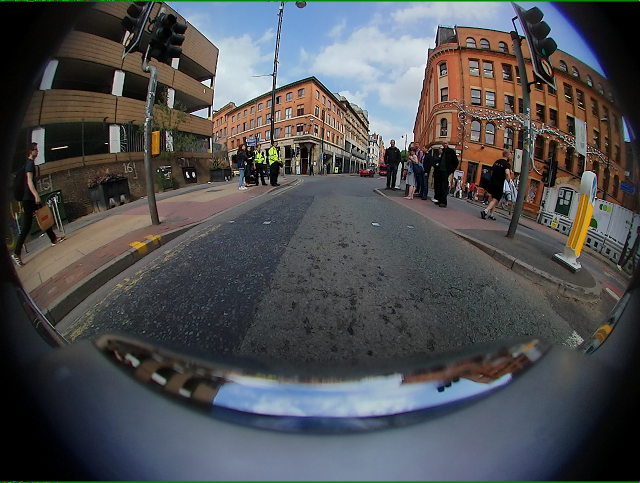
#> input picture fisheyes_v2/fisheye_motion_tracking/data/homework2/rgb_images/00006_FV.png, 1280 x 966 px, given in place of 00000_FV.png, which was not available (shown at 1/2 size)
$ python compare_plan1.py
#> lines starting #> are read from the running program, lines starting #| are printed output that depends on the picture; after the words box and inside, x2 and y2 are one past the last pixel; in counts of white or black regions, pixels touching at a corner belong together; pictures that were not available may be replaced by others from this repository, and a replacement may not be noted
### fisheyes_v2/fisheye_motion_tracking/core/motion_detection/frame_difference.py
import cv2
import numpy as np
from pathlib import Path


PROJECT_ROOT = Path(__file__).resolve().parents[2]
DATA_DIR = PROJECT_ROOT / "data" / "homework2"
CURRENT_DIR = DATA_DIR / "rgb_images"
PREVIOUS_DIR = DATA_DIR / "previous_images"
OUTPUT_DIR = PROJECT_ROOT / "output" / "masks"
OUTPUT_DIR.mkdir(parents=True, exist_ok=True)


# [102 lines left out: functions preprocess, detect_motion_diff, detect_motion_flow, detect_motion_hybrid, detect_motion_adaptive, not called in this run]


def detect_motion_seed_expand(prev_gray, curr_gray, seed_thresh=45, flow_thresh=2.0,
                              expand_dist=12, morph_ksize=7):
    """Seed-and-expand: diff mask as trusted seeds, flow-based expansion in neighborhood.

    diff40 provides high-precision seeds. Optical flow captures the full motion extent
    but with many false positives. Distance transform keeps only flow pixels near a
    seed, suppressing isolated noise.

    Returns binary mask (uint8, 0/255).
    """
    prev_gray = cv2.GaussianBlur(prev_gray, (5, 5), 0)
    curr_gray = cv2.GaussianBlur(curr_gray, (5, 5), 0)

    # seed: frame difference (high precision)
    diff = cv2.absdiff(curr_gray, prev_gray)
    _, seed = cv2.threshold(diff, seed_thresh, 255, cv2.THRESH_BINARY)

    # candidate: optical flow (high recall)
    flow = cv2.calcOpticalFlowFarneback(
        prev_gray, curr_gray, None, 0.5, 3, 15, 3, 5, 1.2, 0
    )
    mag = np.linalg.norm(flow, axis=2)
    _, candidate = cv2.threshold(mag, flow_thresh, 255, cv2.THRESH_BINARY)
    candidate = candidate.astype(np.uint8)

    # distance from each pixel to the nearest seed pixel
    dist = cv2.distanceTransform((seed == 0).astype(np.uint8), cv2.DIST_L2, 5)

    # keep candidate pixels within expand_dist of a seed
    expanded = candidate.copy()
    expanded[dist > expand_dist] = 0

    # merge seed + expanded
    mask = seed | expanded

    k = np.ones((morph_ksize, morph_ksize), np.uint8)
    mask = cv2.morphologyEx(mask, cv2.MORPH_OPEN, k)
    mask = cv2.morphologyEx(mask, cv2.MORPH_CLOSE, k)
    return mask


# ================================================================
# Improved seed-expand variants
# ================================================================

def detect_motion_seed_expand_v2(prev_gray, curr_gray,
                                  seed_percentile=95, flow_percentile=90,
                                  expand_dist=10, morph_ksize=7,
                                  min_seed_ratio=0.0005):
    """Seed-expand V2: adaptive percentile thresholds + seed density fallback.

    Key improvements over V1:
      - seed_thresh = percentile(diff, seed_percentile) — adapts per-frame
      - flow_thresh = percentile(mag, flow_percentile) — adapts per-frame
      - If seeds too sparse (< min_seed_ratio of pixels), lowers percentile & expand_dist
    """
    prev_gray = cv2.GaussianBlur(prev_gray, (5, 5), 0)
    curr_gray = cv2.GaussianBlur(curr_gray, (5, 5), 0)

    total_pixels = prev_gray.size

    # --- adaptive seed threshold ---
    diff = cv2.absdiff(curr_gray, prev_gray)
    seed_thresh = np.percentile(diff, seed_percentile)
    seed_thresh = max(seed_thresh, 10)   # floor: avoid degenerate threshold
    _, seed = cv2.threshold(diff, seed_thresh, 255, cv2.THRESH_BINARY)

    # --- adaptive flow threshold ---
    flow = cv2.calcOpticalFlowFarneback(
        prev_gray, curr_gray, None, 0.5, 3, 15, 3, 5, 1.2, 0
    )
    mag = np.linalg.norm(flow, axis=2)
    flow_thresh = np.percentile(mag, flow_percentile)
    flow_thresh = max(flow_thresh, 1.0)
    _, candidate = cv2.threshold(mag, flow_thresh, 255, cv2.THRESH_BINARY)
    candidate = candidate.astype(np.uint8)

    # --- seed density feedback ---
    seed_count = int(np.sum(seed > 0))
    actual_expand = expand_dist
    actual_flow_pct = flow_percentile

    if seed_count < total_pixels * min_seed_ratio:
        # Too few seeds → broaden seed capture, tighten expansion
        fallback_pct = max(seed_percentile - 10, 80)
        seed_thresh2 = np.percentile(diff, fallback_pct)
        seed_thresh2 = max(seed_thresh2, 8)
        _, seed = cv2.threshold(diff, seed_thresh2, 255, cv2.THRESH_BINARY)
        actual_expand = max(expand_dist - 4, 4)
        actual_flow_pct = max(flow_percentile - 5, 85)
        flow_thresh2 = np.percentile(mag, actual_flow_pct)
        flow_thresh2 = max(flow_thresh2, 1.0)
        _, candidate = cv2.threshold(mag, flow_thresh2, 255, cv2.THRESH_BINARY)
        candidate = candidate.astype(np.uint8)

    # --- distance-constrained expansion ---
    dist = cv2.distanceTransform((seed == 0).astype(np.uint8), cv2.DIST_L2, 5)
    expanded = candidate.copy()
    expanded[dist > actual_expand] = 0

    mask = seed | expanded

    k = np.ones((morph_ksize, morph_ksize), np.uint8)
    mask = cv2.morphologyEx(mask, cv2.MORPH_OPEN, k)
    mask = cv2.morphologyEx(mask, cv2.MORPH_CLOSE, k)
    return mask


# [1410 lines left out: functions detect_motion_seed_expand_v3, detect_motion_seed_expand_v4, detect_motion_seed_expand_v5, detect_motion_seed_expand_v6, detect_motion_seed_expand_v7, detect_motion_seed_expand_v8 and 6 more, not called in this run]


# [7 lines that do not run on import are left out]

### fisheyes_v2/fisheye_motion_tracking/scripts/compare_plan1.py
"""方案1评估: seed_expand (V1) vs seed_expand_v2 (自适应百分位阈值)"""

import cv2
import numpy as np
from pathlib import Path
import sys
sys.path.insert(0, str(Path(__file__).resolve().parents[1]))

from core.motion_detection.frame_difference import (
    detect_motion_seed_expand,
    detect_motion_seed_expand_v2,
)

DATA = Path(__file__).resolve().parents[1] / "data" / "homework2"

# 使用 readme_1.md 中相同的 13 帧评测集
FRAMES = ["00000", "00001", "00002", "00003", "00004", "00005",
          "00006", "00007", "00013", "00016", "00039", "00041", "00053"]


def score(pred, gt_bin):
    p = pred > 0
    tp = int((p & gt_bin).sum())
    fp = int((p & ~gt_bin).sum())
    fn = int((~p & gt_bin).sum())
    iou = tp / (tp + fp + fn) if (tp + fp + fn) > 0 else 0
    prec = tp / (tp + fp) if (tp + fp) > 0 else 0
    rec = tp / (tp + fn) if (tp + fn) > 0 else 0
    f1 = 2 * prec * rec / (prec + rec) if (prec + rec) > 0 else 0
    return {"iou": iou, "prec": prec, "rec": rec, "f1": f1, "tp": tp, "fp": fp, "fn": fn}


def load_pair(fid):
#> called with fid = '00000'
    c = cv2.imread(str(DATA / "rgb_images" / f"{fid}_FV.png"))
#> c is the input picture: shape (966, 1280, 3); mean B, G, R 81.5, 79.6, 78.8
    p = cv2.imread(str(DATA / "previous_images" / f"{fid}_FV_prev.png"))
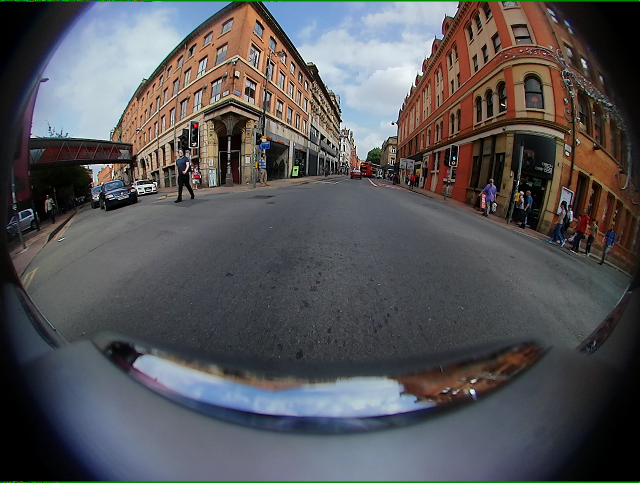
#> input picture fisheyes_v2/fisheye_motion_tracking/data/homework2/rgb_images/00007_FV.png, 1280 x 966 px, given in place of 00000_FV_prev.png, which was not available (shown at 1/2 size)
#> p is the input picture: shape (966, 1280, 3); mean B, G, R 87.6, 85, 86
    g = cv2.imread(str(DATA / "motion_annotation" / "GroudTruth" / f"{fid}_FV.png"), cv2.IMREAD_GRAYSCALE)
#> g: shape (966, 1280); min 0, max 255, mean 85.1
    if c is None or p is None or g is None:
        raise FileNotFoundError(f"Missing data for {fid}")
    cg = cv2.cvtColor(c, cv2.COLOR_BGR2GRAY)
    pg = cv2.cvtColor(p, cv2.COLOR_BGR2GRAY)
    return pg, cg, (g > 0)


if __name__ == "__main__":
    print("=" * 130)
    print("  方案1: 自适应百分位阈值 — seed_expand (V1) vs seed_expand_v2")
    print("=" * 130)

    # ====== Per-frame detailed comparison ======
    print(f"\n{'frame':>7} | {'V1-IoU':>8} {'V1-Prec':>8} {'V1-Rec':>8} {'V1-F1':>8} {'V1-TP':>8} {'V1-FP':>8} {'V1-FN':>7}"
          f" | {'V2-IoU':>8} {'V2-Prec':>8} {'V2-Rec':>8} {'V2-F1':>8} {'V2-TP':>8} {'V2-FP':>8} {'V2-FN':>7}"
          f" | {'ΔF1':>8}")
    print("-" * 130)

    v1_all = {"iou": [], "prec": [], "rec": [], "f1": [], "tp": 0, "fp": 0, "fn": 0}
    v2_all = {"iou": [], "prec": [], "rec": [], "f1": [], "tp": 0, "fp": 0, "fn": 0}

    for fid in FRAMES:
        pg, cg, gb = load_pair(fid)
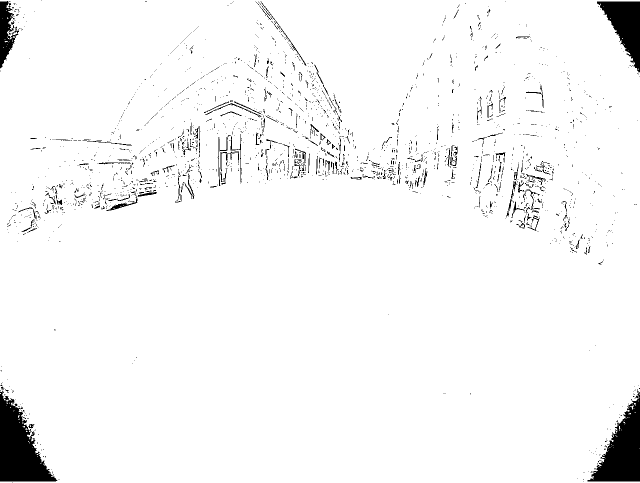
#> gb: shape (966, 1280) bool (shown at 1/2 size); 96.3% white; 2239 black regions (2051 under 20 px), largest, box (x1, y1, x2, y2) and area: (0, 781, 115, 963) 11012, (1175, 778, 1280, 963) 9322, (1194, 3, 1280, 145) 6068

        # V1: original seed_expand
        m1 = detect_motion_seed_expand(pg, cg)
#> in detect_motion_seed_expand, `_, seed = cv2.threshold(diff, seed_thresh, 255, cv2.THRESH_BINARY)`: seed: shape (966, 1280); 23.2% white; 1457 white regions (970 under 20 px), largest, box (x1, y1, x2, y2) and area: (48, 2, 619, 389) 102033, (1034, 268, 1265, 538) 19263, (132, 756, 291, 961) 17047
#> in detect_motion_seed_expand, `_, candidate = cv2.threshold(mag, flow_thresh, 255, cv2.THRESH_BINARY)`: candidate: shape (966, 1280) float32; 59.1% white; 171 black regions (80 under 20 px), largest, box (x1, y1, x2, y2) and area: (0, 0, 1280, 966) 344316, (325, 362, 1120, 630) 58831, (566, 0, 904, 265) 38277
#> in detect_motion_seed_expand, `expanded[dist > expand_dist] = 0`: expanded: shape (966, 1280); 42.5% white; 59 white regions (21 under 20 px), largest, box (x1, y1, x2, y2) and area: (4, 0, 1280, 664) 458133, (206, 671, 566, 817) 19061, (764, 731, 1035, 821) 12261
#> in detect_motion_seed_expand, `mask = seed | expanded`: mask: shape (966, 1280); 45.7% white; 74 white regions (33 under 20 px), largest, box (x1, y1, x2, y2) and area: (4, 0, 1280, 664) 477486, (206, 671, 566, 817) 21625, (132, 756, 291, 961) 17047
#> in detect_motion_seed_expand, `mask = cv2.morphologyEx(mask, cv2.MORPH_OPEN, k)`: mask: shape (966, 1280); 45.4% white; 37 white regions, largest, box (x1, y1, x2, y2) and area: (4, 0, 1280, 663) 473581, (208, 672, 563, 814) 21454, (134, 759, 288, 958) 16517
#> in detect_motion_seed_expand, `mask = cv2.morphologyEx(mask, cv2.MORPH_CLOSE, k)`:
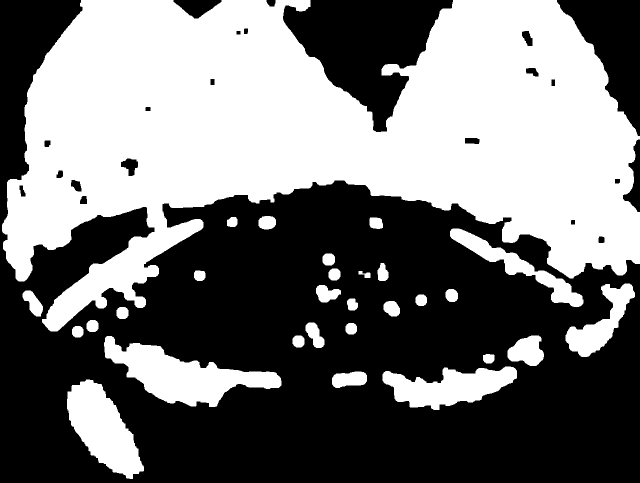
#> mask: shape (966, 1280) (shown at 1/2 size); 45.8% white; 29 white regions, largest, box (x1, y1, x2, y2) and area: (4, 0, 1280, 663) 480912, (208, 672, 563, 814) 21532, (134, 759, 288, 958) 16570
        s1 = score(m1, gb)
#> in score, `tp = int((p & gt_bin).sum())`: tp = 549602
#> in score, `fp = int((p & ~gt_bin).sum())`: fp = 16373
#> in score, `fn = int((~p & gt_bin).sum())`: fn = 640851
#> in score, `iou = tp / (tp + fp + fn) if (tp + fp + fn) > 0 else 0`: iou = 0.455
#> in score, `prec = tp / (tp + fp) if (tp + fp) > 0 else 0`: prec = 0.971
#> in score, `rec = tp / (tp + fn) if (tp + fn) > 0 else 0`: rec = 0.462
#> in score, `f1 = 2 * prec * rec / (prec + rec) if (prec + rec) > 0 else 0`: f1 = 0.626
#> s1 = {'iou': 0.455, 'prec': 0.971, 'rec': 0.462, 'f1': 0.626, 'tp': 549602, 'fp': 16373, 'fn': 640851}
        # V2: adaptive percentile
        m2 = detect_motion_seed_expand_v2(pg, cg)
#> in detect_motion_seed_expand_v2, `seed_thresh = np.percentile(diff, seed_percentile)`: seed_thresh = 118
#> in detect_motion_seed_expand_v2, `_, seed = cv2.threshold(diff, seed_thresh, 255, cv2.THRESH_BINARY)`:
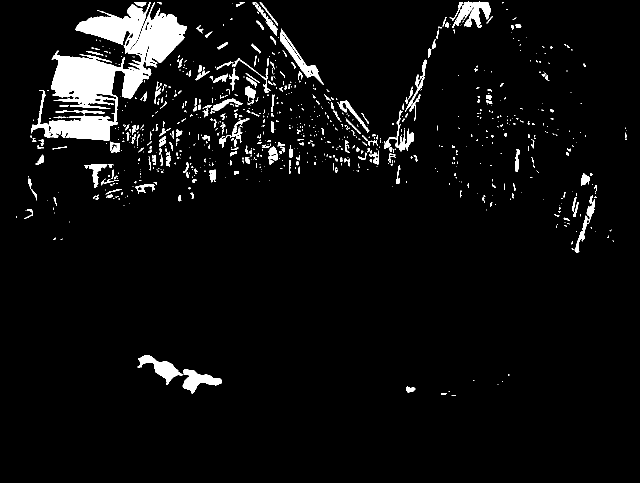
#> seed: shape (966, 1280) (shown at 1/2 size); 5% white; 836 white regions (612 under 20 px), largest, box (x1, y1, x2, y2) and area: (62, 4, 374, 282) 31431, (904, 3, 982, 56) 2028, (275, 711, 366, 770) 1844
#> in detect_motion_seed_expand_v2, `flow_thresh = np.percentile(mag, flow_percentile)`: flow_thresh = 17.79
#> in detect_motion_seed_expand_v2, `_, candidate = cv2.threshold(mag, flow_thresh, 255, cv2.THRESH_BINARY)`:
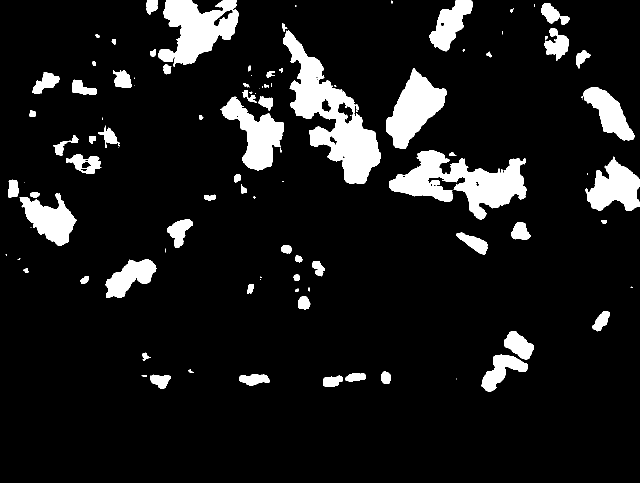
#> candidate: shape (966, 1280) float32 (shown at 1/2 size); 10% white; 109 white regions (38 under 20 px), largest, box (x1, y1, x2, y2) and area: (566, 60, 762, 368) 20939, (779, 300, 1053, 439) 17003, (317, 0, 478, 134) 12148
#> in detect_motion_seed_expand_v2, `seed_count = int(np.sum(seed > 0))`: seed_count = 61816
#> in detect_motion_seed_expand_v2, `dist = cv2.distanceTransform((seed == 0).astype(np.uint8), cv2.DIST_L2..`:
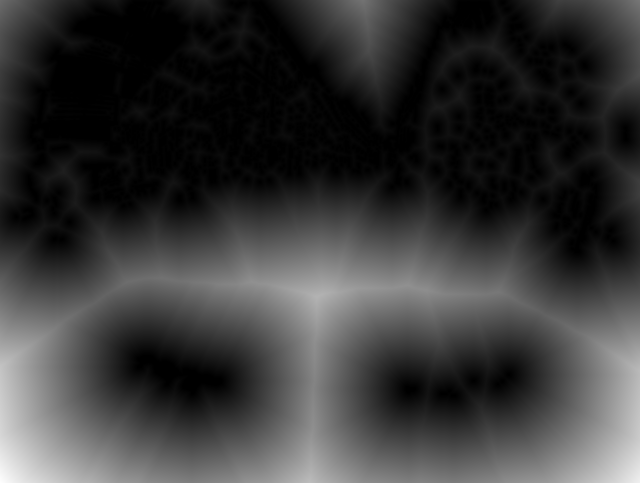
#> dist: shape (966, 1280) float32 (shown at 1/2 size); min 0, max 358.5, mean 79.4; drawn with min black and max white
#> in detect_motion_seed_expand_v2, `expanded[dist > actual_expand] = 0`: expanded: shape (966, 1280); 5.1% white; 89 white regions (29 under 20 px), largest, box (x1, y1, x2, y2) and area: (566, 60, 762, 354) 18763, (774, 140, 857, 297) 6601, (484, 226, 567, 341) 5299
#> in detect_motion_seed_expand_v2, `mask = seed | expanded`: mask: shape (966, 1280); 9.2% white; 628 white regions (447 under 20 px), largest, box (x1, y1, x2, y2) and area: (62, 0, 435, 305) 37737, (560, 48, 762, 354) 19694, (768, 119, 857, 303) 7101
#> in detect_motion_seed_expand_v2, `mask = cv2.morphologyEx(mask, cv2.MORPH_OPEN, k)`: mask: shape (966, 1280); 7.4% white; 54 white regions, largest, box (x1, y1, x2, y2) and area: (561, 62, 762, 353) 18463, (94, 111, 302, 208) 11695, (260, 19, 391, 128) 8585
#> in detect_motion_seed_expand_v2, `mask = cv2.morphologyEx(mask, cv2.MORPH_CLOSE, k)`:
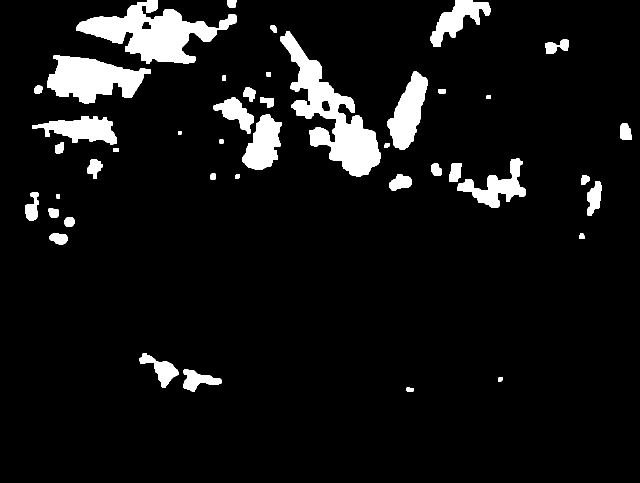
#> mask: shape (966, 1280) (shown at 1/2 size); 7.6% white; 43 white regions, largest, box (x1, y1, x2, y2) and area: (561, 62, 762, 353) 19130, (152, 0, 474, 128) 17813, (94, 111, 302, 208) 11905
        s2 = score(m2, gb)
#> s2 = {'iou': 0.0756, 'prec': 0.963, 'rec': 0.0758, 'f1': 0.141, 'tp': 90228, 'fp': 3491, 'fn': 1100225}

        for k in ["iou", "prec", "rec", "f1"]:
            v1_all[k].append(s1[k])
            v2_all[k].append(s2[k])
        for k in ["tp", "fp", "fn"]:
            v1_all[k] += s1[k]
            v2_all[k] += s2[k]
#> after the loop, v1_all = {'iou': [0.455], 'prec': [0.971], 'rec': [0.462], 'f1': [0.626], 'tp': 549602, 'fp': 16373, 'fn': 640851}; v2_all = {'iou': [0.0756], 'prec': [0.963], 'rec': [0.0758], 'f1': [0.141], 'tp': 90228, 'fp': 3491, 'fn': 1100225}

        delta_f1 = s2["f1"] - s1["f1"]
#> delta_f1 = -0.485
        marker = " **" if delta_f1 > 0.005 else (" --" if delta_f1 < -0.005 else "")
#> marker = ' --'
        print(f"  {fid:>5} | {s1['iou']:>8.4f} {s1['prec']:>8.4f} {s1['rec']:>8.4f} {s1['f1']:>8.4f} {s1['tp']:>8} {s1['fp']:>8} {s1['fn']:>7}"
              f" | {s2['iou']:>8.4f} {s2['prec']:>8.4f} {s2['rec']:>8.4f} {s2['f1']:>8.4f} {s2['tp']:>8} {s2['fp']:>8} {s2['fn']:>7}"
              f" | {delta_f1:>+8.4f}{marker}")
#|   00000 |   0.4554   0.9711   0.4617   0.6258   549602    16373  640851 |   0.0756   0.9628   0.0758   0.1405    90228     3491 1100225 |  -0.4853 --
#> (the run stopped early here; a loop or call above may not have finished)
